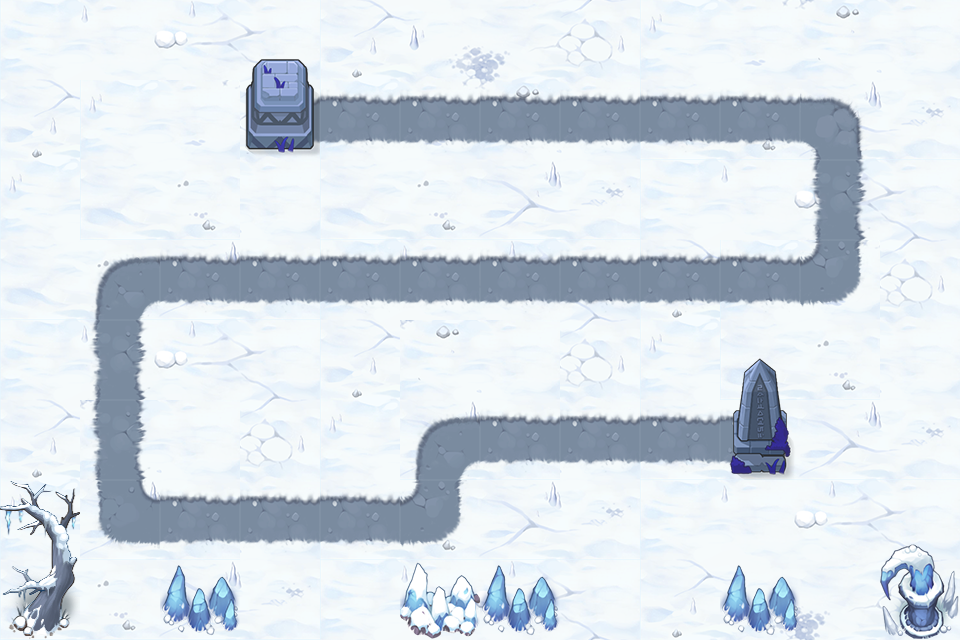

A 2D game scene composited from a Tiled map and its tileset images. What follows is a short description and the map's XML, with each tile layer's data collapsed to a summary:
An orthogonal 12x8 tile map with 80x80 px tiles, 3 tile layers (background, road, object) and 16 objects (P0, P1, P2, P3, P4, ...).

<map version="1.0" tiledversion="1.0.3" orientation="orthogonal" renderorder="right-down" width="12" height="8" tilewidth="80" tileheight="80" nextobjectid="19">
 <tileset firstgid="1" source="xuedi.tsx" />
 <layer name="background" width="12" height="8">
  <data>[96 cells, 96 non-empty, 16 distinct tile ids]</data>
 </layer>
 <layer name="road" width="12" height="8">
  <data>[96 cells, 31 non-empty, 8 distinct tile ids]</data>
 </layer>
 <layer name="object" width="12" height="8">
  <data>[96 cells, 12 non-empty, 10 distinct tile ids]</data>
 </layer>
 <objectgroup name="path" visible="0">
  <object id="1" name="P0" x="320" y="120" />
  <object id="2" name="P1" x="840" y="120" />
  <object id="3" name="P2" x="840" y="280" />
  <object id="4" name="P3" x="120" y="280" />
  <object id="5" name="P4" x="120" y="520" />
  <object id="6" name="P5" x="440" y="520" />
  <object id="7" name="P6" x="440" y="440" />
  <object id="8" name="P7" x="720" y="440" />
  <object id="11" name="O0" x="0" y="80" width="240" height="160" />
  <object id="12" name="O1" x="240" y="160" width="560" height="80" />
  <object id="13" name="O2" x="880" y="80" width="80" height="240" />
  <object id="14" name="O3" x="0" y="240" width="80" height="240" />
  <object id="15" name="O4" x="160" y="320" width="240" height="160" />
  <object id="16" name="O5" x="400" y="320" width="320" height="80" />
  <object id="17" name="O6" x="480" y="480" width="320" height="80" />
  <object id="18" name="O7" x="800" y="320" width="160" height="160" />
 </objectgroup>
</map>
